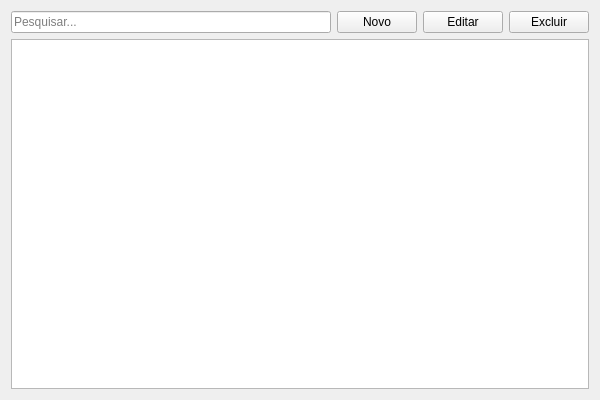
<?xml version="1.0" encoding="UTF-8"?>
<ui version="4.0">
 <class>GenericListWidget</class>
 <widget class="QWidget" name="GenericListWidget">
  <property name="geometry">
   <rect>
    <x>0</x>
    <y>0</y>
    <width>600</width>
    <height>400</height>
   </rect>
  </property>
  <property name="windowTitle">
   <string>Form</string>
  </property>
  <layout class="QVBoxLayout" name="verticalLayout">
   <item>
    <layout class="QHBoxLayout" name="horizontalLayout">
     <item>
      <widget class="QLineEdit" name="lineEditSearch">
       <property name="placeholderText">
        <string>Pesquisar...</string>
       </property>
      </widget>
     </item>
     <item>
      <widget class="QPushButton" name="btnNew">
       <property name="text">
        <string>Novo</string>
       </property>
      </widget>
     </item>
     <item>
      <widget class="QPushButton" name="btnEdit">
       <property name="text">
        <string>Editar</string>
       </property>
      </widget>
     </item>
     <item>
      <widget class="QPushButton" name="btnDelete">
       <property name="text">
        <string>Excluir</string>
       </property>
      </widget>
     </item>
    </layout>
   </item>
   <item>
    <widget class="QTableView" name="tableView"/>
   </item>
  </layout>
 </widget>
 <resources/>
 <connections/>
</ui>
